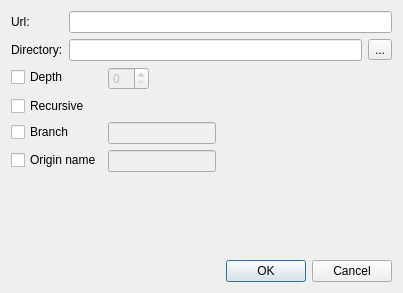
<?xml version="1.0" encoding="UTF-8"?>
<ui version="4.0">
 <class>CloneDialog</class>
 <widget class="QDialog" name="CloneDialog">
  <property name="geometry">
   <rect>
    <x>0</x>
    <y>0</y>
    <width>403</width>
    <height>293</height>
   </rect>
  </property>
  <property name="windowTitle">
   <string>Clone a repository</string>
  </property>
  <property name="windowIcon">
   <iconset theme="gitklient"/>
  </property>
  <layout class="QVBoxLayout" name="verticalLayout">
   <item>
    <layout class="QFormLayout" name="formLayout">
     <item row="0" column="0">
      <widget class="QLabel" name="label">
       <property name="sizePolicy">
        <sizepolicy hsizetype="Maximum" vsizetype="Preferred">
         <horstretch>0</horstretch>
         <verstretch>0</verstretch>
        </sizepolicy>
       </property>
       <property name="text">
        <string>Url:</string>
       </property>
      </widget>
     </item>
     <item row="1" column="0">
      <widget class="QLabel" name="label_2">
       <property name="text">
        <string>Directory:</string>
       </property>
      </widget>
     </item>
     <item row="1" column="1">
      <layout class="QHBoxLayout" name="horizontalLayout_4">
       <item>
        <widget class="QLineEdit" name="lineEditPath"/>
       </item>
       <item>
        <widget class="QToolButton" name="toolButtonBrowseLocalPath">
         <property name="text">
          <string>...</string>
         </property>
        </widget>
       </item>
      </layout>
     </item>
     <item row="0" column="1">
      <widget class="QLineEdit" name="lineEditUrl"/>
     </item>
    </layout>
   </item>
   <item>
    <layout class="QFormLayout" name="formLayout_2">
     <property name="fieldGrowthPolicy">
      <enum>QFormLayout::FieldsStayAtSizeHint</enum>
     </property>
     <item row="0" column="0">
      <widget class="QCheckBox" name="checkBoxDepth">
       <property name="text">
        <string>Depth</string>
       </property>
      </widget>
     </item>
     <item row="0" column="1">
      <widget class="QSpinBox" name="spinBoxDepth">
       <property name="enabled">
        <bool>false</bool>
       </property>
      </widget>
     </item>
     <item row="1" column="0">
      <widget class="QCheckBox" name="checkBoxRecursive">
       <property name="text">
        <string>Recursive</string>
       </property>
      </widget>
     </item>
     <item row="2" column="0">
      <widget class="QCheckBox" name="checkBoxBranch">
       <property name="text">
        <string>Branch</string>
       </property>
      </widget>
     </item>
     <item row="2" column="1">
      <widget class="QLineEdit" name="lineEditBranch">
       <property name="enabled">
        <bool>false</bool>
       </property>
      </widget>
     </item>
     <item row="3" column="0">
      <widget class="QCheckBox" name="checkBoxOriginName">
       <property name="text">
        <string>Origin name</string>
       </property>
      </widget>
     </item>
     <item row="3" column="1">
      <widget class="QLineEdit" name="lineEditOriginName">
       <property name="enabled">
        <bool>false</bool>
       </property>
      </widget>
     </item>
    </layout>
   </item>
   <item>
    <spacer name="verticalSpacer">
     <property name="orientation">
      <enum>Qt::Vertical</enum>
     </property>
     <property name="sizeHint" stdset="0">
      <size>
       <width>20</width>
       <height>63</height>
      </size>
     </property>
    </spacer>
   </item>
   <item>
    <widget class="QDialogButtonBox" name="buttonBox">
     <property name="standardButtons">
      <set>QDialogButtonBox::Cancel|QDialogButtonBox::Ok</set>
     </property>
    </widget>
   </item>
  </layout>
 </widget>
 <tabstops>
  <tabstop>lineEditUrl</tabstop>
  <tabstop>lineEditPath</tabstop>
  <tabstop>toolButtonBrowseLocalPath</tabstop>
  <tabstop>checkBoxDepth</tabstop>
  <tabstop>spinBoxDepth</tabstop>
  <tabstop>checkBoxRecursive</tabstop>
  <tabstop>checkBoxBranch</tabstop>
  <tabstop>lineEditBranch</tabstop>
  <tabstop>checkBoxOriginName</tabstop>
  <tabstop>lineEditOriginName</tabstop>
 </tabstops>
 <resources/>
 <connections>
  <connection>
   <sender>checkBoxBranch</sender>
   <signal>toggled(bool)</signal>
   <receiver>lineEditBranch</receiver>
   <slot>setEnabled(bool)</slot>
   <hints>
    <hint type="sourcelabel">
     <x>39</x>
     <y>142</y>
    </hint>
    <hint type="destinationlabel">
     <x>171</x>
     <y>139</y>
    </hint>
   </hints>
  </connection>
  <connection>
   <sender>checkBoxOriginName</sender>
   <signal>toggled(bool)</signal>
   <receiver>lineEditOriginName</receiver>
   <slot>setEnabled(bool)</slot>
   <hints>
    <hint type="sourcelabel">
     <x>44</x>
     <y>175</y>
    </hint>
    <hint type="destinationlabel">
     <x>189</x>
     <y>170</y>
    </hint>
   </hints>
  </connection>
  <connection>
   <sender>checkBoxDepth</sender>
   <signal>toggled(bool)</signal>
   <receiver>spinBoxDepth</receiver>
   <slot>setEnabled(bool)</slot>
   <hints>
    <hint type="sourcelabel">
     <x>52</x>
     <y>85</y>
    </hint>
    <hint type="destinationlabel">
     <x>144</x>
     <y>81</y>
    </hint>
   </hints>
  </connection>
 </connections>
</ui>
